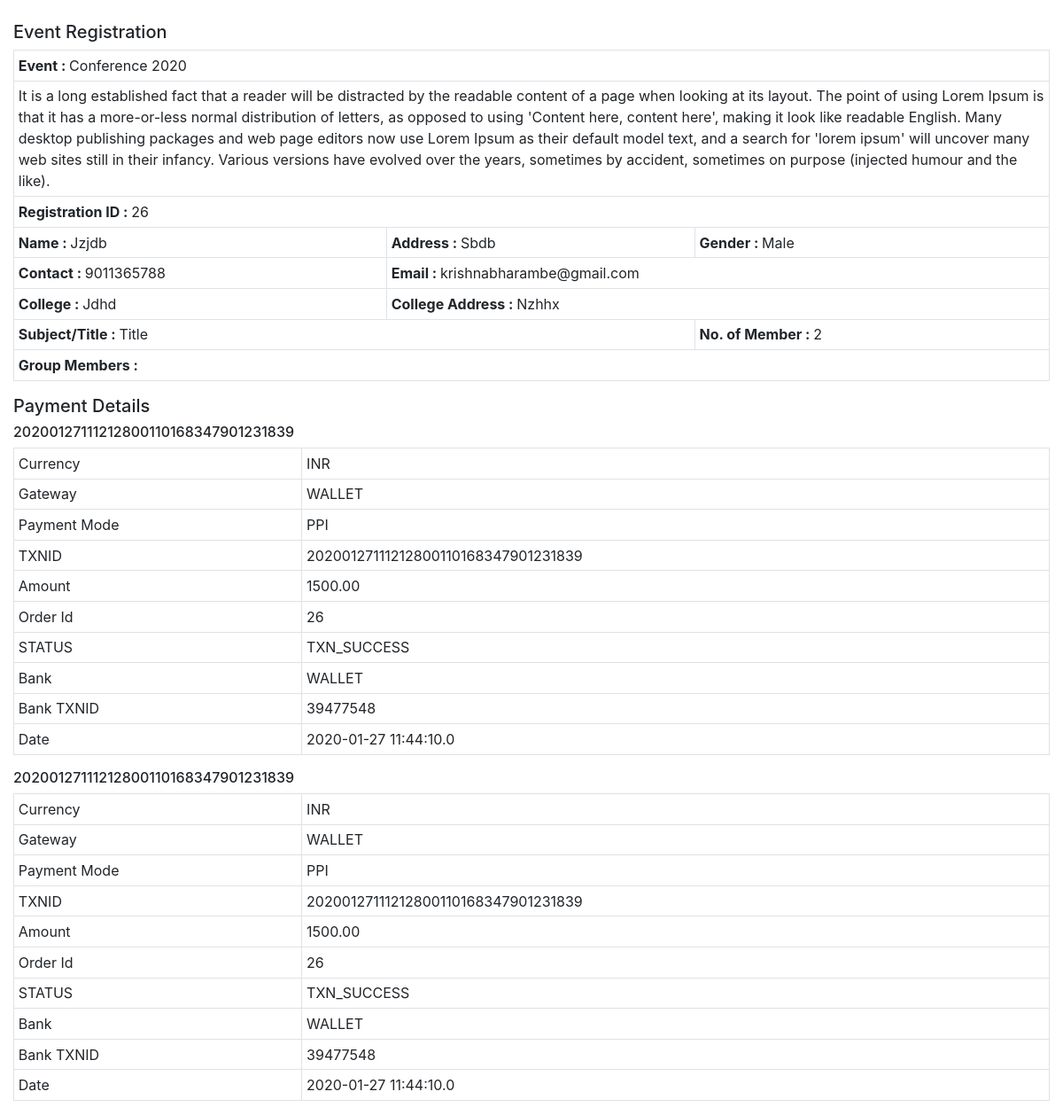
The app's page /dashboard/client/printpage/22/26/ with its own data.
### dashboard/models.py (models this page shows)
class QREvent(models.Model):
    title = models.CharField(max_length=10801)
    description = models.TextField()
    status = models.CharField(max_length=256)
    disabledesc = models.CharField(max_length=256)
    feeamount = models.CharField(max_length=50)
    enablepayment = models.CharField(max_length=50)

class QRForm(models.Model):
    eventid = models.CharField(max_length=64)
    fullname = models.CharField(max_length=512)
    noofmembers = models.CharField(max_length=64)
    gender = models.CharField(max_length=512)
    college = models.CharField(max_length=512)
    collegeaddress = models.CharField(max_length=512)
    address = models.CharField(max_length=512)
    contact = models.CharField(max_length=512)
    email = models.EmailField(max_length=254)
    subject = models.CharField(max_length=512)
    groupmembers= models.CharField(max_length=4000)
    mailsent= models.CharField(max_length=15)

class Eventpay(models.Model):
    clientid = models.CharField(max_length=64)
    CURRENCY = models.CharField(max_length=512)
    GATEWAYNAME = models.CharField(max_length=512)
    RESPMSG = models.CharField(max_length=512)
    BANKNAME = models.CharField(max_length=512)
    PAYMENTMODE = models.CharField(max_length=512)
    MID = models.CharField(max_length=512)
    RESPCODE = models.CharField(max_length=512)
    TXNID = models.CharField(max_length=512)
    TXNAMOUNT = models.CharField(max_length=512)
    ORDERID = models.CharField(max_length=512)
    STATUS = models.CharField(max_length=512)
    BANKTXNID = models.CharField(max_length=512)
    TXNDATE = models.CharField(max_length=512)

### dashboard/views.py (the view)
# urls.py: path('client/printpage/<int:eid>/<int:cid>/',views.printpage,name="printpage"),
def printpage(request,eid,cid):
    QRF = QRForm.objects.get(pk=cid)
    QRE = QRevent.objects.get(pk=eid)
    if QRE.enablepayment == '1':
        EPS = Eventpay.objects.filter(clientid=cid)
        return render(request,'dashboard/printpage.html',{'QRE':QRE,'QRF':QRF,'EPS':EPS})
    else:
        return render(request,'dashboard/printpage.html',{'QRE':QRE,'QRF':QRF})

### dashboard/templates/dashboard/printpage.html (shortened to what this page needs)
<!DOCTYPE html>
<html lang="en">
<head>
    <link rel="stylesheet" href="https://maxcdn.bootstrapcdn.com/bootstrap/4.4.1/css/bootstrap.min.css">
</head>
<body>
<div>
    <div class="container-fluid" id="content">
        <br>
        <h5>Event Registration</h5>
        <table class="table table-bordered table-sm">
            <tbody>
                <tr>
                    <td colspan="3"><b>Event : </b> {{QRE.title}}</td>
                </tr>
                <tr>
                    <td colspan="3"> {{QRE.description}}</td>
                </tr>
                <tr>
                    <td colspan="3"> <b>Registration ID : </b>{{QRF.id}}</td>
                </tr>
                <tr>
                    <td> <b>Name : </b>{{QRF.fullname}}</td>
                    <td> <b>Address : </b>{{QRF.address}}</td>
                    <td> <b>Gender : </b>{{QRF.gender}}</td>
                </tr>
                <tr>
                    <td> <b>Contact : </b>{{QRF.contact}}</td>
                    <td colspan="2"> <b>Email : </b>{{QRF.email}}</td>
                </tr>
                <tr>
                    <td> <b>College : </b>{{QRF.college}}</td>
                    <td colspan="2"> <b>College Address : </b>{{QRF.collegeaddress}}</td>
                </tr>
                <tr>
                    <td colspan="2"><b>Subject/Title : </b>{{QRF.subject}}</td>
                    <td><b>No. of Member : </b>{{QRF.noofmembers}}</td>
                </tr>
                <tr>
                    <td colspan="3"><b>Group Members : </b>{{QRF.groupmembers}}</td>
                </tr>
            </tbody>
        </table>
        <h5>Payment Details</h5>
        {% if QRE.enablepayment == '1' %}
        {% for EP in EPS %}
        <h6>{{EP.TXNID}}</h6>
        <table class="table table-bordered table-sm">
        <tbody>
            <tr>
                <td>Currency </td>
                <td>{{EP.CURRENCY}}</td>
            </tr>
            <tr>
                <td>Gateway </td>
                <td>{{EP.GATEWAYNAME}}</td>
            </tr>
            <tr>
                <td>Payment Mode</td>
                <td>{{EP.PAYMENTMODE}}</td>
            </tr>
            <tr>
                <td>TXNID</td>
                <td>{{EP.TXNID}}</td>
            </tr>
            <tr>
                <td>Amount</td>
                <td>{{EP.TXNAMOUNT}}</td>
            </tr>
            <tr>
                <td>Order Id</td>
                <td>{{EP.ORDERID}}</td>
            </tr>
            <tr>
                <td>STATUS</td>
                <td>{{EP.STATUS}}</td>
            </tr>
            <tr>
                <td>Bank </td>
                <td>{{EP.BANKNAME}}</td>
            </tr>
            <tr>
                <td>Bank TXNID</td>
                <td>{{EP.BANKTXNID}}</td>
            </tr>
            <tr>
                <td>Date</td>
                <td>{{EP.TXNDATE}}</td>
            </tr>
        </tbody>
        </table>
        {% endfor %}
        {% endif %}
    </div>
</div>
</body>
</html>

### records on screen
QREvent: title "Conference 2020", description "It is a long established fact that a reader will be distracted by the readable content of a page when looking at its layout. The point of using Lorem Ipsum is that it has a more-or-less normal distribution of letters, as opposed to using 'Content here, content here', making it look like readable English. Many desktop publishing packages and web page editors now use Lorem Ipsum as their default model text, and a search for 'lorem ipsum' will uncover many web sites still in their infancy. Various versions have evolved over the years, sometimes by accident, sometimes on purpose (injected humour and the like)."
QRForm: id "26", fullname "Jzjdb", address "Sbdb", gender "Male", contact "9011365788", email "krishnabharambe@gmail.com", college "Jdhd", collegeaddress "Nzhhx", subject "Title", noofmembers "2"
Eventpay: TXNID "20200127111212800110168347901231839", CURRENCY "INR", GATEWAYNAME "WALLET", PAYMENTMODE "PPI", TXNAMOUNT "1500.00", ORDERID "26", STATUS "TXN_SUCCESS", BANKNAME "WALLET", BANKTXNID "39477548", TXNDATE "2020-01-27 11:44:10.0"
Eventpay: TXNID "20200127111212800110168347901231839", CURRENCY "INR", GATEWAYNAME "WALLET", PAYMENTMODE "PPI", TXNAMOUNT "1500.00", ORDERID "26", STATUS "TXN_SUCCESS", BANKNAME "WALLET", BANKTXNID "39477548", TXNDATE "2020-01-27 11:44:10.0"
